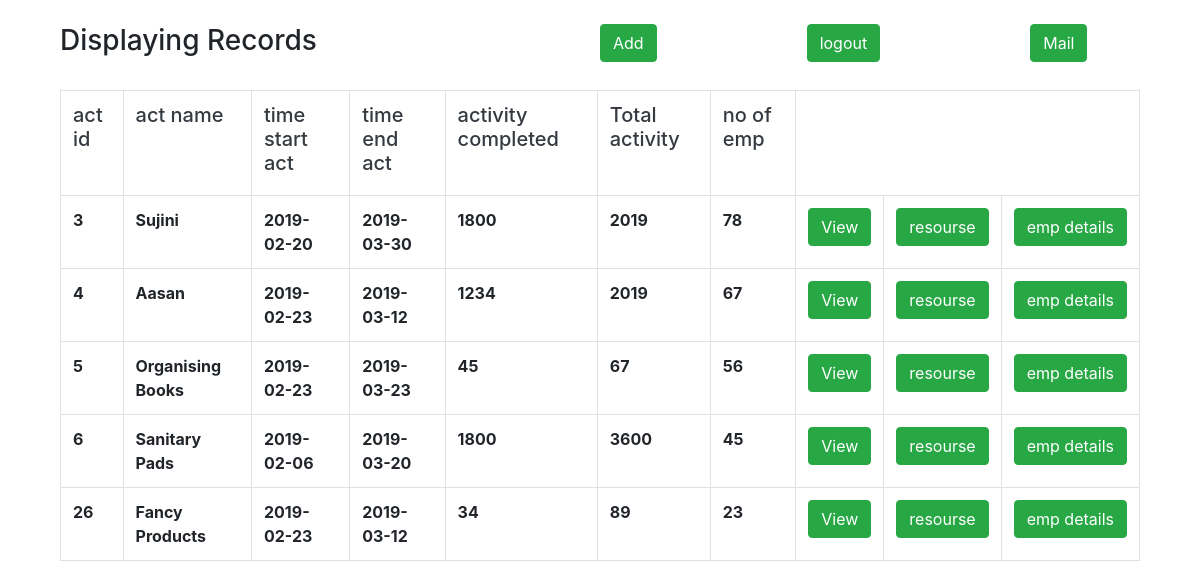
Screenshot of /display.php (signed in) with the database file from the repository.
### tables this page shows
CREATE TABLE IF NOT EXISTS `activity` (
  `aid` int(4) NOT NULL AUTO_INCREMENT,
  `aname` varchar(30) NOT NULL,
  `tsa` date NOT NULL,
  `tea` date NOT NULL,
  `ac` int(20) NOT NULL,
  `ta` int(20) NOT NULL,
  `noe` int(4) NOT NULL,
  PRIMARY KEY (`aid`)
);

### display.php (the view, shortened to what this page needs)
<!DOCTYPE html>
<html>
<head>
	<link href="https://stackpath.bootstrapcdn.com/bootstrap/4.1.1/css/bootstrap.min.css" rel="stylesheet">
</head>
<body>
<div class="container">
	<div class="col-lg-12"><br>
		<div class="row">
		<h3 class="col-lg-6">Displaying Records</h3>
        <a href="insert_activities.php" class="" style="margin-right:150px;"><button class="btn btn-success"">Add</button></a> <a href="logout.php" class="" style="margin-right:150px;"><button class="btn btn-success " name="logout">logout</button></a><a href="mymail.php" class=""><button class="btn btn-success " name="Mail">Mail</button></a>
    </div><br>
		<table class="table table-stripped table-hover table-bordered">
			<tr class="text-dark">
				<th><h5>act id</h5></th>
				<th><h5>act name</h5></th>
				<th><h5>time start act</h5></th>
				<th><h5>time end act</h5></th>
				<th><h5>activity completed</h5></th>
				<th><h5>Total activity</h5></th>
				<th><h5>no of emp</h5></th>
			</tr>
			<?php
include 'conn.php';
$q="select * from activity";
$query = mysqli_query($conn,$q);
while ($res = mysqli_fetch_array($query)) {
?>
			<tr>
				<th><?php echo $res['aid'] ?></th>
				<th><?php echo $res['aname'] ?></th>
				<th><?php echo $res['tsa'] ?></th>
				<th><?php echo $res['tea'] ?></th>
				<th><?php echo $res['ac'] ?></th>
				<th><?php echo $res['ta'] ?></th>
				<th><?php echo $res['noe'] ?></th>
				<th><a  href="update_activities.php?aid=<?php echo $res['aid']; ?>" class="text-white"><button class="btn btn-success">View</button></a></th>
				<th><a  href="resource_display.php?aid=<?php echo $res['aid']; ?>" class="text-white"><button class="btn btn-success">resourse</button></a></th>
				<th><a  href="display_emp_details.php?aid=<?php echo $res['aid']; ?>" class="text-white"><button class="btn btn-success">emp details</button></a></th>
			</tr>
<?php }
?>
		</table>
	</div>
</div>
</body>
</html>

### rows the page displays
activity: aid "3", aname "Sujini", tsa "2019-02-20", tea "2019-03-30", ac "1800", ta "2019", noe "78"
activity: aid "4", aname "Aasan", tsa "2019-02-23", tea "2019-03-12", ac "1234", ta "2019", noe "67"
activity: aid "5", aname "Organising Books", tsa "2019-02-23", tea "2019-03-23", ac "45", ta "67", noe "56"
activity: aid "6", aname "Sanitary Pads", tsa "2019-02-06", tea "2019-03-20", ac "1800", ta "3600", noe "45"
activity: aid "26", aname "Fancy Products", tsa "2019-02-23", tea "2019-03-12", ac "34", ta "89", noe "23"
